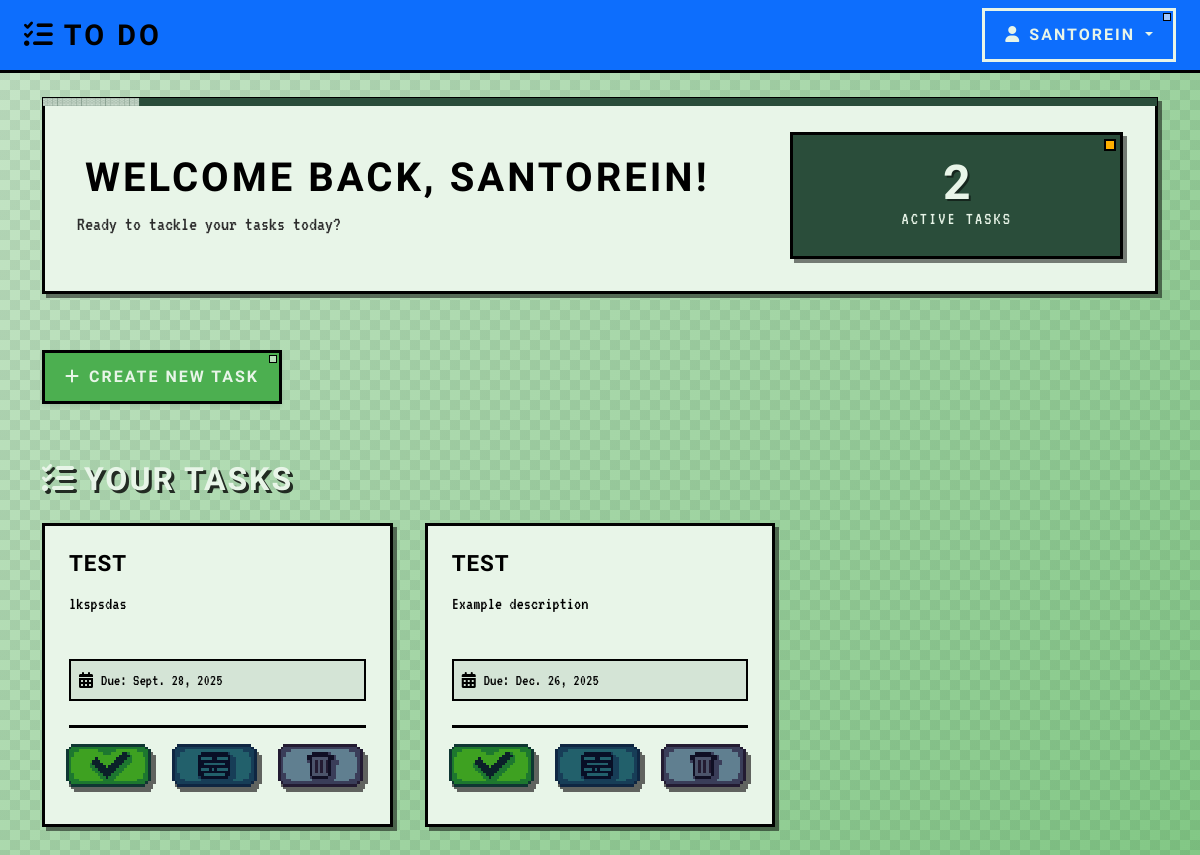
The page /1 (signed in) on the database its author committed.
### tasks_app/models.py (models this page shows, shortened)
class User(models.Model):
    username = models.CharField(max_length = 25, unique = True)
    password = models.CharField(max_length = 128)

class Task(models.Model):
    name = models.CharField(max_length = 30)
    description = models.CharField(max_length = 85)
    deadline = models.DateField(null=True, blank=True)
    completed = models.BooleanField(default = False)
    user = models.ForeignKey(User, on_delete=models.CASCADE, related_name = 'tasks')

### tasks_app/views/general_views.py (the view)
# urls.py: path('<int:user_id>', views.user_tasks, name = 'main'),
def user_tasks(request, user_id, completed=False):
    if request.session.get('user_id') != user_id:
        return redirect('index')
    user = get_object_or_404(User, id=user_id)
    tasks = user.tasks.filter(completed=completed)
    template = "completed.html" if completed else "user.html"
    next_url = request.path
    return render(request, template, {
        'user': user,
        'tasks': tasks,
        'next': next_url
    })

### tasks_app/templates/user.html (shortened to what this page needs)
{% extends 'base.html' %}
{% load static %}
{% block content %}
<nav class="navbar navbar-expand-lg navbar-dark bg-primary shadow-sm">
    <div class="container-fluid px-4">
        <a class="navbar-brand fw-bold" href="">
            <i class="fas fa-tasks me-2"></i>To Do
        </a>
        <div class="navbar-nav ms-auto">
            <div class="dropdown">
                <button class="btn btn-outline-light dropdown-toggle" type="button" data-bs-toggle="dropdown">
                    <i class="fas fa-user me-2"></i>{{user.username}}
                </button>
            </div>
        </div>
    </div>
</nav>
<div class="dashboard-bg">
    <div class="container py-4">
        <div class="row mb-4">
            <div class="col-12">
                <div class="welcome-card">
                    <div class="row align-items-center">
                        <div class="col-md-8">
                            <h1 class="welcome-title mb-2">
                                Welcome back, {{user.username}}!
                            </h1>
                            <p class="welcome-subtitle mb-0">Ready to tackle your tasks today?</p>
                        </div>
                        <div class="col-md-4 text-md-end">
                            <div class="task-counter">
                                <span class="counter-number">{{tasks|length}}</span>
                                <span class="counter-label">Active Tasks</span>
                            </div>
                        </div>
                    </div>
                </div>
            </div>
        </div>
        <div class="row mb-4">
            <div class="col-12">
                <div class="action-section">
                    <a href="{% url 'create_task' user.id %}" class="btn btn-success btn-lg shadow-sm">
                        <i class="fas fa-plus me-2"></i>Create New Task
                    </a>
                </div>
            </div>
        </div>
        <div class="row">
            <div class="col-12">
                <div class="section-header mb-4">
                    <h2 class="section-title">
                        <i class="fas fa-list-check me-2"></i>Your Tasks
                    </h2>
                </div>
                {% if tasks %}
                    <div class="tasks-grid">
                        {% for task in tasks %}
                        <div class="task-card">
                            <div class="task-header">
                                <h5 class="task-title">{{task.name}}</h5>
                            </div>
                            <div class="task-body">
                                <p class="task-description">{{task.description}}</p>
                                <div class="task-meta">
                                    <div class="due-date">
                                        <i class="fas fa-calendar-alt me-2"></i>
                                        <span>Due: {{task.deadline}}</span>
                                    </div>
                                </div>
                            </div>
                            <div class="task-actions">
                                <form method="POST" action="{% url 'modify_completition_task' user.id task.id %}?next={{ request.path }}" class="d-inline">
                                    <input type="image" class="action-icon" src="{% static 'Completado.png' %}" alt="Complete" width="90" title="Mark Complete">
                                </form>
                                <a href="{% url 'modify_task' user.id task.id %}?next={{ request.path }}">
                                    <img class="action-icon" src="{% static 'Modificar.png' %}" alt="Update" width="90" title="Edit Task">
                                </a>
                                <form method="POST" action="{% url 'delete_task' user.id task.id %}?next={{ request.path }}" class="d-inline">
                                    <input type="image" class="action-icon" src="{% static 'Eliminar.png' %}" alt="Delete" width="90" onclick="return confirm('Are you sure you want to delete this task?')" title="Delete Task">
                                </form>
                            </div>
                        </div>
                        {% endfor %}
                    </div>
                {% endif %}
            </div>
        </div>
    </div>
</div>
{% endblock %}

### rows shown on the page
User: username "SANTOREIN"
Task: name "TEST", description "lkspsdas", deadline "Sept. 28, 2025"
Task: name "TEST", description "Example description", deadline "Dec. 26, 2025"

### other values the page prints
{{ tasks|length }} "2"
